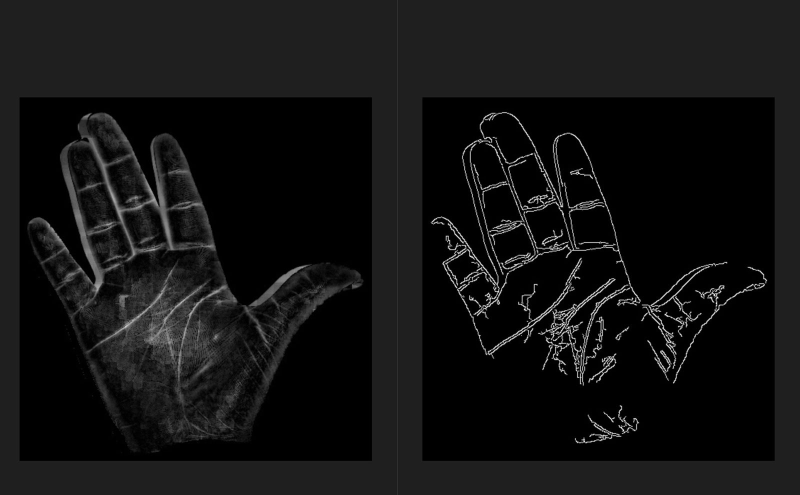
#> input picture Report/Images/hog.jpeg, 1600 x 990 px (shown at 1/2 size)
$ python -i hog_extraction.py   (imports and definitions only)
#> lines starting #> are read from the running program, lines starting #| are printed output that depends on the picture
#> further down, picture is the input picture: shape (990, 1600, 3); min 0, max 255, mean 19.2
"""
HOG (Histogram of Oriented Gradients) Feature Extraction Module
Captures distribution of gradient orientations for palm structure analysis.
"""
import cv2
import numpy as np
from skimage.feature import hog
from typing import Tuple, Optional

class HOGExtractor:
    """Extract HOG features from images."""

    def __init__(
        self,
        orientations: int = 9,
        pixels_per_cell: Tuple[int, int] = (8, 8),
        cells_per_block: Tuple[int, int] = (2, 2),
        visualize: bool = False
    ):
        """
        Args:
            orientations: Number of orientation bins
            pixels_per_cell: Size of a cell (pixels)
            cells_per_block: Number of cells in each block
            visualize: Whether to generate visualization
        """
        self.orientations = orientations
        self.pixels_per_cell = pixels_per_cell
        self.cells_per_block = cells_per_block
        self.visualize = visualize

    def extract(
        self,
        image: np.ndarray,
        return_visualization: bool = None
    ) -> Tuple[np.ndarray, Optional[np.ndarray]]:
        """
        Extract HOG features from grayscale image.

        Args:
            image: Input grayscale image
            return_visualization: Override class visualization setting

        Returns:
            Tuple of (hog_features, hog_image) if visualize=True
            Otherwise just hog_features
        """
#> called with return_visualization = True
        # Ensure image is grayscale
        if len(image.shape) == 3:
            image = cv2.cvtColor(image, cv2.COLOR_BGR2GRAY)

        visualize = return_visualization if return_visualization is not None else self.visualize

        if visualize:
            features, hog_image = hog(
                image,
                orientations=self.orientations,
                pixels_per_cell=self.pixels_per_cell,
                cells_per_block=self.cells_per_block,
                visualize=True,
                feature_vector=True
            )
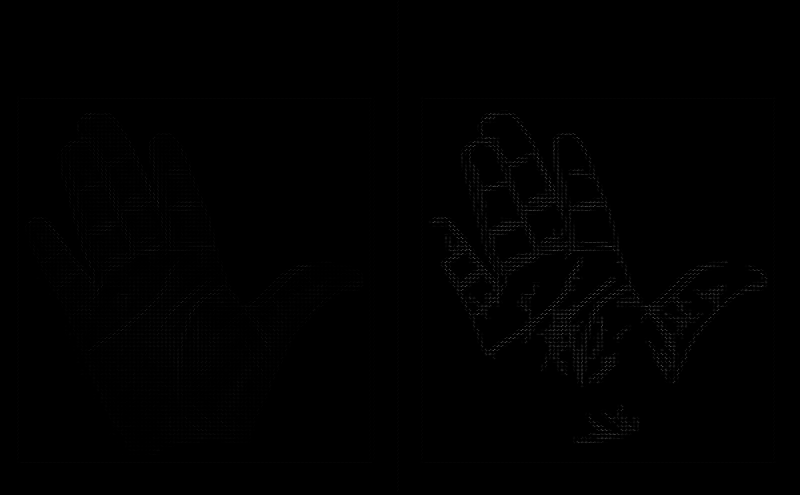
#> hog_image: shape (990, 1600) float64 (shown at 1/2 size); min 0, max 165.7, mean 0.7
            return features, hog_image
        else:
            features = hog(
                image,
                orientations=self.orientations,
                pixels_per_cell=self.pixels_per_cell,
                cells_per_block=self.cells_per_block,
                visualize=False,
                feature_vector=True
            )
            return features, None

    def extract_and_visualize(
        self,
        image: np.ndarray
    ) -> Tuple[np.ndarray, np.ndarray, np.ndarray]:
        """
        Extract HOG features and create side-by-side visualization.

        Args:
            image: Input image (grayscale or BGR)

        Returns:
            Tuple of (features, hog_image, combined_visualization)
        """
        # Ensure grayscale
        if len(image.shape) == 3:
            gray = cv2.cvtColor(image, cv2.COLOR_BGR2GRAY)
        else:
            gray = image

        # Extract with visualization
        features, hog_image = self.extract(gray, return_visualization=True)

        # Normalize HOG image for better visualization
        hog_image_rescaled = ((hog_image - hog_image.min()) /
                              (hog_image.max() - hog_image.min()) * 255).astype(np.uint8)

        # Create side-by-side visualization
        # Resize images to same height if needed
        h1, w1 = gray.shape
#> h1 = 990; w1 = 1600
        h2, w2 = hog_image_rescaled.shape
#> h2 = 990; w2 = 1600

        if h1 != h2:
            scale = h1 / h2
            hog_image_rescaled = cv2.resize(
                hog_image_rescaled,
                (int(w2 * scale), h1)
            )

        # Convert grayscale to BGR for concatenation
        gray_bgr = cv2.cvtColor(gray, cv2.COLOR_GRAY2BGR)
        hog_bgr = cv2.cvtColor(hog_image_rescaled, cv2.COLOR_GRAY2BGR)

        # Concatenate
        combined = np.hstack([gray_bgr, hog_bgr])
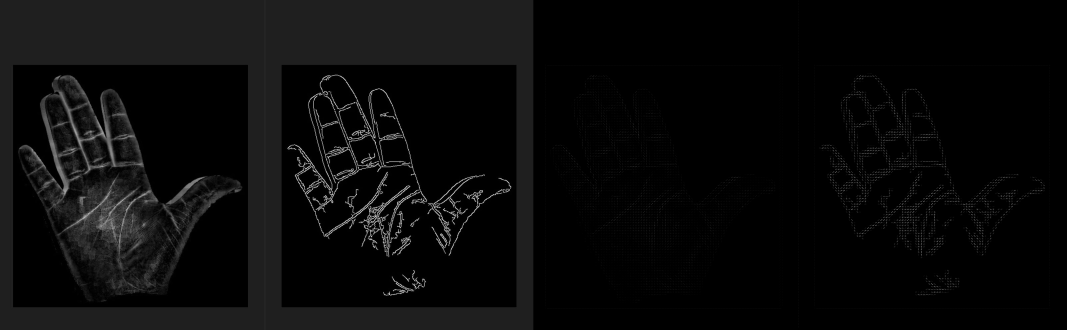
#> combined: shape (990, 3200, 3) (shown at 1/3 size); min 0, max 255, mean 10.1

        return features, hog_image_rescaled, combined

>>> import cv2
>>> picture = cv2.imread('../Report/Images/hog.jpeg')
>>> result = HOGExtractor().extract_and_visualize(picture)

$ run again, on Report/Images/ui_main_new.jpeg
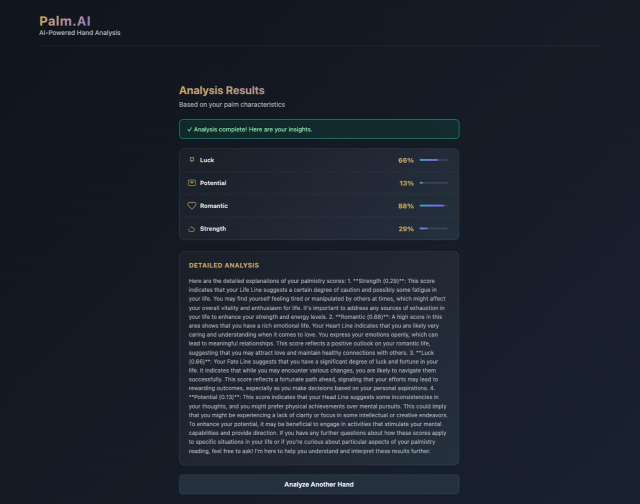
#> input picture Report/Images/ui_main_new.jpeg, 1280 x 1007 px (shown at 1/2 size)
#> picture is the input picture: shape (1007, 1280, 3); mean B, G, R 45.7, 34.8, 27.8
#> in extract, `features, hog_image = hog( image, orientations=self.orientations, pixe..`:
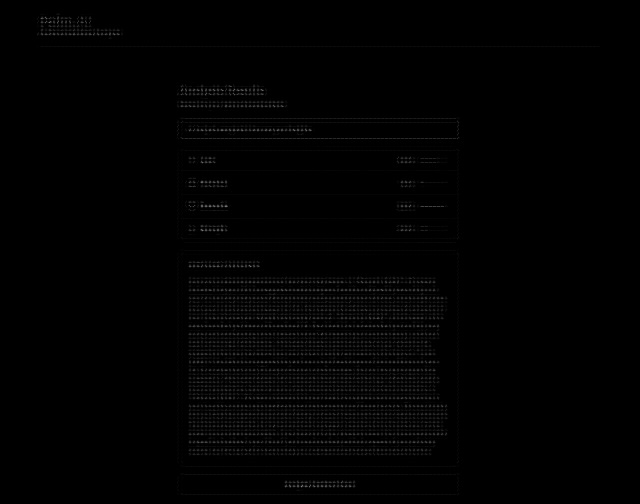
#> hog_image: shape (1007, 1280) float64 (shown at 1/2 size); min 0, max 89.32, mean 0.7; drawn with min black and max white
#> in extract_and_visualize, `combined = np.hstack([gray_bgr, hog_bgr])`:
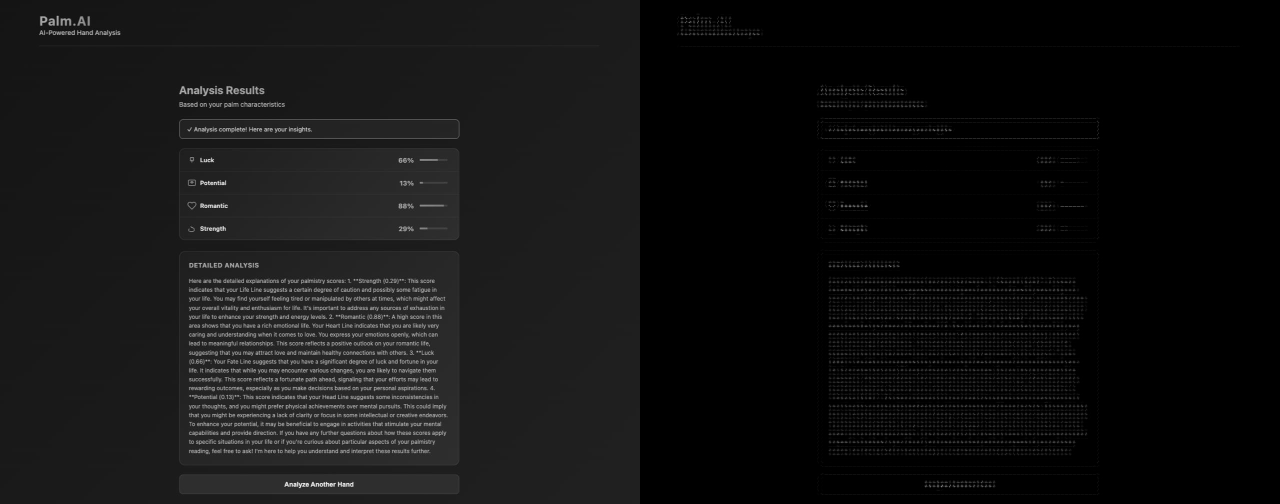
#> combined: shape (1007, 2560, 3) (shown at 1/2 size); min 0, max 255, mean 18

$ run again, on Report/Images/ui_palm_new.jpeg
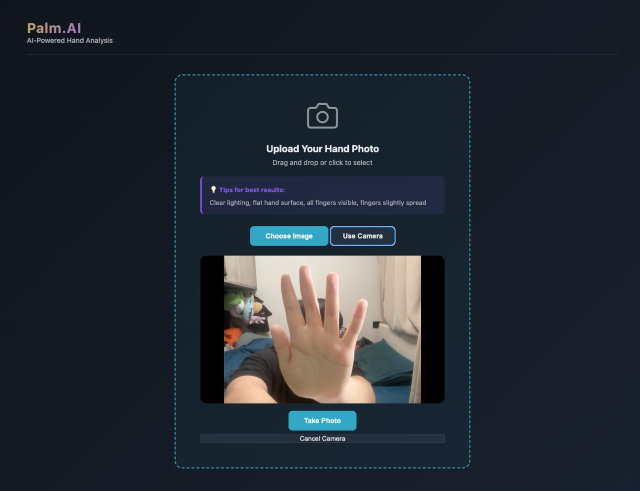
#> input picture Report/Images/ui_palm_new.jpeg, 1280 x 981 px (shown at 1/2 size)
#> picture is the input picture: shape (981, 1280, 3); mean B, G, R 50.7, 41.6, 34.8
#> in extract, `features, hog_image = hog( image, orientations=self.orientations, pixe..`:
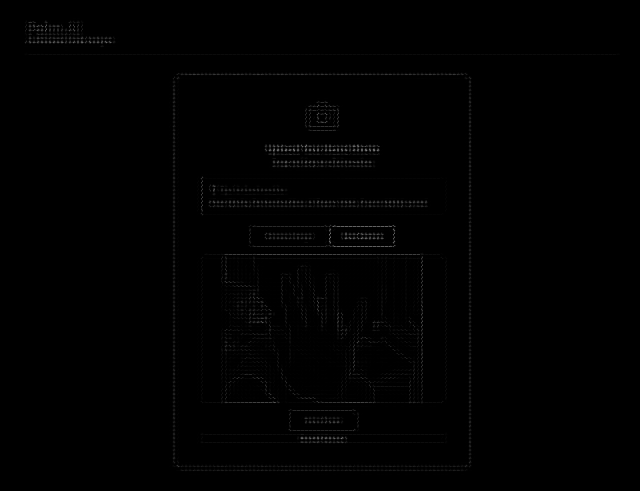
#> hog_image: shape (981, 1280) float64 (shown at 1/2 size); min 0, max 89.1, mean 0.4; drawn with min black and max white
#> in extract_and_visualize, `combined = np.hstack([gray_bgr, hog_bgr])`:
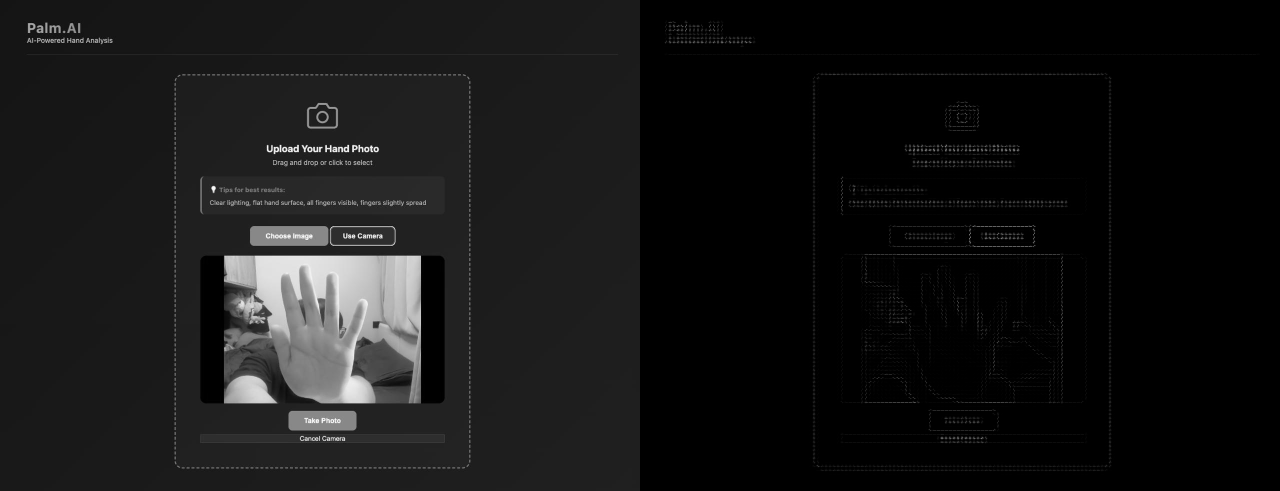
#> combined: shape (981, 2560, 3) (shown at 1/2 size); min 0, max 255, mean 20.9
